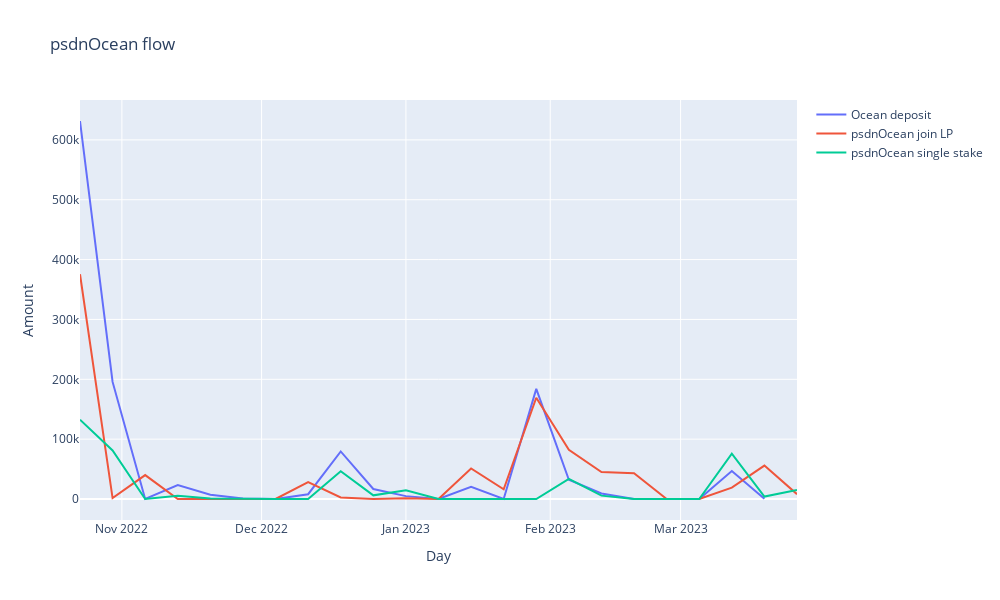

Notebook source saved alongside this figure:
### Code cell
import plotly.graph_objects as go

# Create traces
df = psdn_ocean_transfers.loc[(psdn_ocean_transfers["From"] == "0x0000000000000000000000000000000000000000") & (psdn_ocean_transfers["Method"] == "Deposit")].groupby(pd.Grouper(key='DateTime', freq='W'))['Quantity'].sum().reset_index()

fig = go.Figure()
fig.add_trace(go.Scatter(x=df['DateTime'], y=df['Quantity'],
                    mode='lines',
                    name='Ocean deposit'))

df = psdn_ocean_transfers.loc[ (psdn_ocean_transfers["Method"] == "Join Pool") & (psdn_ocean_transfers['To'] == "0xba12222222228d8ba445958a75a0704d566bf2c8")].groupby(pd.Grouper(key='DateTime', freq='W'))['Quantity'].sum().reset_index()#['To'].value_counts()
fig.add_trace(go.Scatter(x=df['DateTime'], y=df['Quantity'],
                    mode='lines',
                    name='psdnOcean join LP'))

df = psdn_ocean_transfers.loc[ (psdn_ocean_transfers["Method"] == "Stake")].groupby(pd.Grouper(key='DateTime', freq='W'))['Quantity'].sum().reset_index()
fig.add_trace(go.Scatter(x=df['DateTime'], y=df['Quantity'],
                    mode='lines',
                    name='psdnOcean single stake'))

# Edit the layout
fig.update_layout(title='psdnOcean flow',
                   xaxis_title='Day',
                   yaxis_title='Amount', 
                   autosize=True,
                    width=1000,
                    height=600,
    )
fig.show()
fig.write_image("images/ocean_deposits.png", scale=1.2)

### Figure 1 — Plotly figure (JSON) as saved in the notebook; plotly's stock layout.template omitted (floating-point values rounded to 4 significant figures)
{"data": [{"mode": "lines", "name": "Ocean deposit", "type": "scatter", "x": ["2022-10-23T00:00:00", "2022-10-30T00:00:00", "2022-11-06T00:00:00", "2022-11-13T00:00:00", "2022-11-20T00:00:00", "2022-11-27T00:00:00", "2022-12-04T00:00:00", "2022-12-11T00:00:00", "2022-12-18T00:00:00", "2022-12-25T00:00:00", "2023-01-01T00:00:00", "2023-01-08T00:00:00", "2023-01-15T00:00:00", "2023-01-22T00:00:00", "2023-01-29T00:00:00", "2023-02-05T00:00:00", "2023-02-12T00:00:00", "2023-02-19T00:00:00", "2023-02-26T00:00:00", "2023-03-05T00:00:00", "2023-03-12T00:00:00", "2023-03-19T00:00:00"], "y": [631600.0, 195600.0, 0, 23230.0, 7230.0, 1001.0, 0, 7992, 79420.0, 16750.0, 4792.0, 0, 20200.0, 0, 183966, 32190.0, 9207.0, 142.7, 9.99, 0, 46680.0, 320.5]}, {"mode": "lines", "name": "psdnOcean join LP", "type": "scatter", "x": ["2022-10-23T00:00:00", "2022-10-30T00:00:00", "2022-11-06T00:00:00", "2022-11-13T00:00:00", "2022-11-20T00:00:00", "2022-11-27T00:00:00", "2022-12-04T00:00:00", "2022-12-11T00:00:00", "2022-12-18T00:00:00", "2022-12-25T00:00:00", "2023-01-01T00:00:00", "2023-01-08T00:00:00", "2023-01-15T00:00:00", "2023-01-22T00:00:00", "2023-01-29T00:00:00", "2023-02-05T00:00:00", "2023-02-12T00:00:00", "2023-02-19T00:00:00", "2023-02-26T00:00:00", "2023-03-05T00:00:00", "2023-03-12T00:00:00", "2023-03-19T00:00:00", "2023-03-26T00:00:00"], "y": [375500.0, 1600.0, 39960, 0, 0, 0, 0, 28350.0, 2621.0, 0, 1444, 0, 50970.0, 16270.0, 169200.0, 82110.0, 45000, 42910.0, 0, 0, 19010.0, 55870.0, 8057.0]}, {"mode": "lines", "name": "psdnOcean single stake", "type": "scatter", "x": ["2022-10-23T00:00:00", "2022-10-30T00:00:00", "2022-11-06T00:00:00", "2022-11-13T00:00:00", "2022-11-20T00:00:00", "2022-11-27T00:00:00", "2022-12-04T00:00:00", "2022-12-11T00:00:00", "2022-12-18T00:00:00", "2022-12-25T00:00:00", "2023-01-01T00:00:00", "2023-01-08T00:00:00", "2023-01-15T00:00:00", "2023-01-22T00:00:00", "2023-01-29T00:00:00", "2023-02-05T00:00:00", "2023-02-12T00:00:00", "2023-02-19T00:00:00", "2023-02-26T00:00:00", "2023-03-05T00:00:00", "2023-03-12T00:00:00", "2023-03-19T00:00:00", "2023-03-26T00:00:00"], "y": [132600.0, 81150.0, 0, 5539.0, 895.4, 0, 0, 0, 46440.0, 6113.0, 14710.0, 0, 0, 0, 0, 33470.0, 5649.0, 0, 0, 0, 75770.0, 4084.0, 15000]}], "layout": {"autosize": true, "height": 600, "title": {"text": "psdnOcean flow"}, "width": 1000, "xaxis": {"title": {"text": "Day"}}, "yaxis": {"title": {"text": "Amount"}}}}
